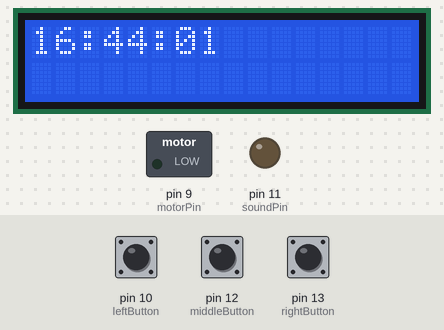
This sketch was run on a simulated Arduino Uno, built with avr-gcc and run on an emulated ATmega328P. Parts: 16×2 character LCD, switched loads named in the sketch (green lamp = pin HIGH), output pins drawn as LEDs (lit = HIGH). Inputs (shaded band) come from the test bench; at power-on: pin 12 (middleButton) LOW, pin 10 (leftButton) LOW, pin 13 (rightButton) LOW. What the sketch prints to the serial monitor is not drawn.

Above: at 1.2 s.
1.3 s: pin 12 (middleButton) pulled HIGH for 0.15 s
At 2.6 s:
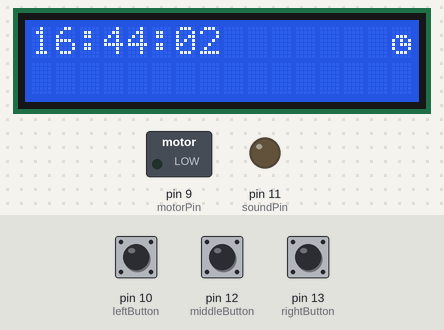
4.4 s: pin 12 (middleButton) pulled HIGH for 3.2 s
At 7.82 s:
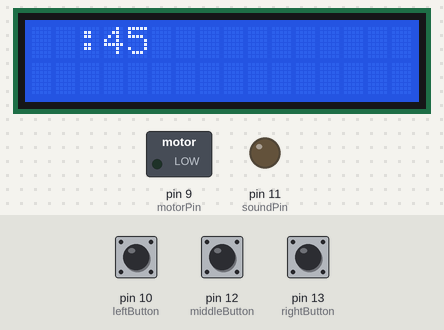
8.2 s: pin 10 (leftButton) pulled HIGH for 0.15 s
8.9 s: pin 10 (leftButton) pulled HIGH for 1 s
At 9.96 s:
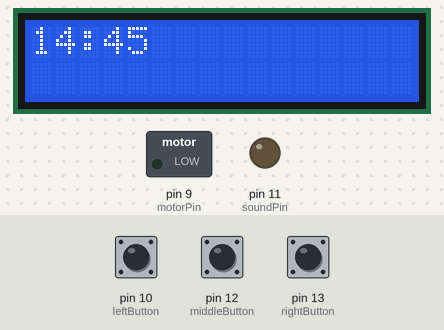
10.5 s: pin 13 (rightButton) pulled HIGH for 0.15 s
At 11.43 s:
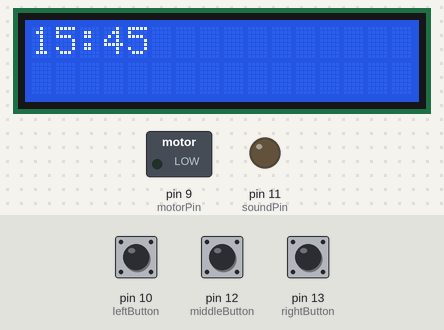
Timing chart, 0 to 12.2 s (numbered marks = the images above; inputs shaded):
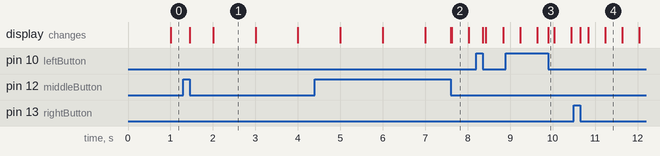

Measured:
- after the input at 1.3 s, the display: first changes after 0.15 s (image 1 shows a later state)
- after the input at 4.4 s, the display: first differs from a run without the input after 3.2 s (image 2 shows a later state)
- after the input at 8.9 s, the display: first differs from a run without the input after 1.0 s (image 3)
- after the input at 10.5 s, the display: changes after 0.15 s (image 4)
- what the display in image 1 shows lasts 1.0 s, from 2.0 s to 3.0 s
- what the display in image 2 shows lasts 0.4 s, from 7.6 s to 8.0 s

The sketch:

clock_code.ino
```cpp
   // include the library code:
#include <LiquidCrystal.h>

int hours = 16;
int minutes = 44;

int lB = 0;
int prevLB = 0;
int mB = 0;
int prevMB = 0;
int rB = 0;
int prevRB = 0;

int setHour = 16;
int setMinute = 45;

int setPosition = 0;

bool alarmSet = false;

bool clockMode = true; // true = clock, false = set alarm

bool alarmOn = false;

unsigned long onDuration = 0;
int holder = 0;
unsigned long pressStartTime = 0;
unsigned long cursorBlinkTime = 0;
int cursorBlinkInterval = 400;
bool cursorOn = true;

const int soundPin = 11;
const int motorPin = 9;
const int leftButton = 10;
const int middleButton = 12;
const int rightButton = 13;

// initialize the library with the numbers of the interface pins
LiquidCrystal lcd(3, 4, 8, 7, 6, 5);

byte clockChar[] = {
  0x00,
  0x00,
  0x0E,
  0x15,
  0x17,
  0x11,
  0x0E,
  0x00
};

void setup() {
  pinMode(leftButton, INPUT);
  pinMode(middleButton, INPUT);
  pinMode(rightButton, INPUT);
  pinMode(A5, INPUT);

  pinMode(motorPin, OUTPUT);
  pinMode(soundPin, OUTPUT);

  // set up the LCD's number of columns and rows:
  lcd.begin(16, 2);
  lcd.createChar(0, clockChar);
  lcd.clear();

  Serial.begin(9600);
}

void loop() {
  if(millis() > cursorBlinkTime + cursorBlinkInterval) {
    cursorOn = !cursorOn;
    cursorBlinkTime = millis();
  }

  lB = digitalRead(leftButton);
  mB = digitalRead(middleButton);
  rB = digitalRead(rightButton);

  if(mB != prevMB) {
    if(mB == HIGH) {
      Serial.println("mB press");
      pressStartTime = millis();
    } else {
      if(millis() > pressStartTime + 1200) {
        clockMode = !clockMode;
        lcd.clear();
        Serial.println("mB long release");
      } else {
        if(clockMode == true) {
          alarmSet = !alarmSet;
          lcd.clear();
        } else {
          if(setPosition == 0) {
            setPosition = 1;
          } else if(setPosition == 1) {
            setPosition = 0;
            alarmSet = true;
            clockMode = true;
          }
        }
        Serial.println("mB short release");
      }
    }
  }
  prevMB = mB;

  if(lB != prevLB) {
    if(lB == HIGH) {
      Serial.println("lB press");
    } else {
      if(clockMode == false) {
        if(setPosition == 0) {
          setHour--;
          if(setHour < 0) {
            setHour = 23;
          }
        } else if(setPosition == 1) {
          setMinute--;
          if(setMinute < 0) {
            setMinute = 59;
          }
        }
      }
      Serial.println("lB short release");
    }
  }
  prevLB = lB;

  if(rB != prevRB) {
    if(rB == HIGH) {
      Serial.println("rB press");
    } else {
      if(clockMode == false) {
        if(setPosition == 0) {
          setHour++;
          if(setHour > 23) {
            setHour = 0;
          }
        } else if(setPosition == 1) {
          setMinute++;
          if(setMinute > 59) {
            setMinute = 0;
          }
        }
      }
      Serial.println("rB short release");
    }
  }
  prevRB = rB;

  lcd.setCursor(0, 0);

  onDuration = millis() / 1000;

  if(onDuration > holder + 59) {
    holder += 60;
    minutes++;
  }
  if(minutes >= 60) {
    minutes = 0;
    hours++;
  }
  if (hours > 23) {
    hours = 0;
  }

  if(clockMode == true) {
    // set the cursor to column 0, line 1
    lcd.setCursor(0, 0);

    // print hours
    if(hours < 10) {
      lcd.print(0);
    }
    lcd.print(hours);

    // print ":"
    lcd.print(":");

    //print minutes
    if(minutes < 10) {
      lcd.print(0);
    }
    lcd.print(minutes);

    lcd.print(":");

    if(onDuration - holder < 10) {
      lcd.print(0);
    }
    lcd.print(onDuration - holder);

    if(alarmSet == true) {
      lcd.setCursor(15, 0);
      lcd.write(byte(0));
      lcd.setCursor(0, 0);
    }

    //Check if alarm should start
    if(setHour == hours && setMinute == minutes && onDuration - holder == 0 && alarmSet == true) {
        alarmOn = true;
    }

    if(alarmOn == true) {
        Serial.println("ALARM");
        digitalWrite(motorPin, HIGH);
        tone(soundPin, 1450, 600);
        if(digitalRead(A5) == 0) {
          alarmOn = false;
          alarmSet = false;
        }
    } else {
        digitalWrite(motorPin, LOW);
    }

  } else {
    // set the cursor to column 0, line 1
    lcd.setCursor(0, 0);

    // print hours
    if(setPosition == 0) {
      if(cursorOn == true) {
        if(setHour < 10) {
          lcd.print(0);
        }
        lcd.print(setHour);
      } else {
        lcd.print("  ");
      }
    } else {
      if(setHour < 10) {
          lcd.print(0);
        }
        lcd.print(setHour);
    }

    // print ":"
    lcd.print(":");

    //print minutes
    if(setPosition == 1) {
      if(cursorOn == true) {
        if(setMinute < 10) {
          lcd.print(0);
        }
        lcd.print(setMinute);
      } else {
        lcd.print("  ");
      }
    } else {
      if(setMinute < 10) {
          lcd.print(0);
        }
        lcd.print(setMinute);
    }
  }
}
```
